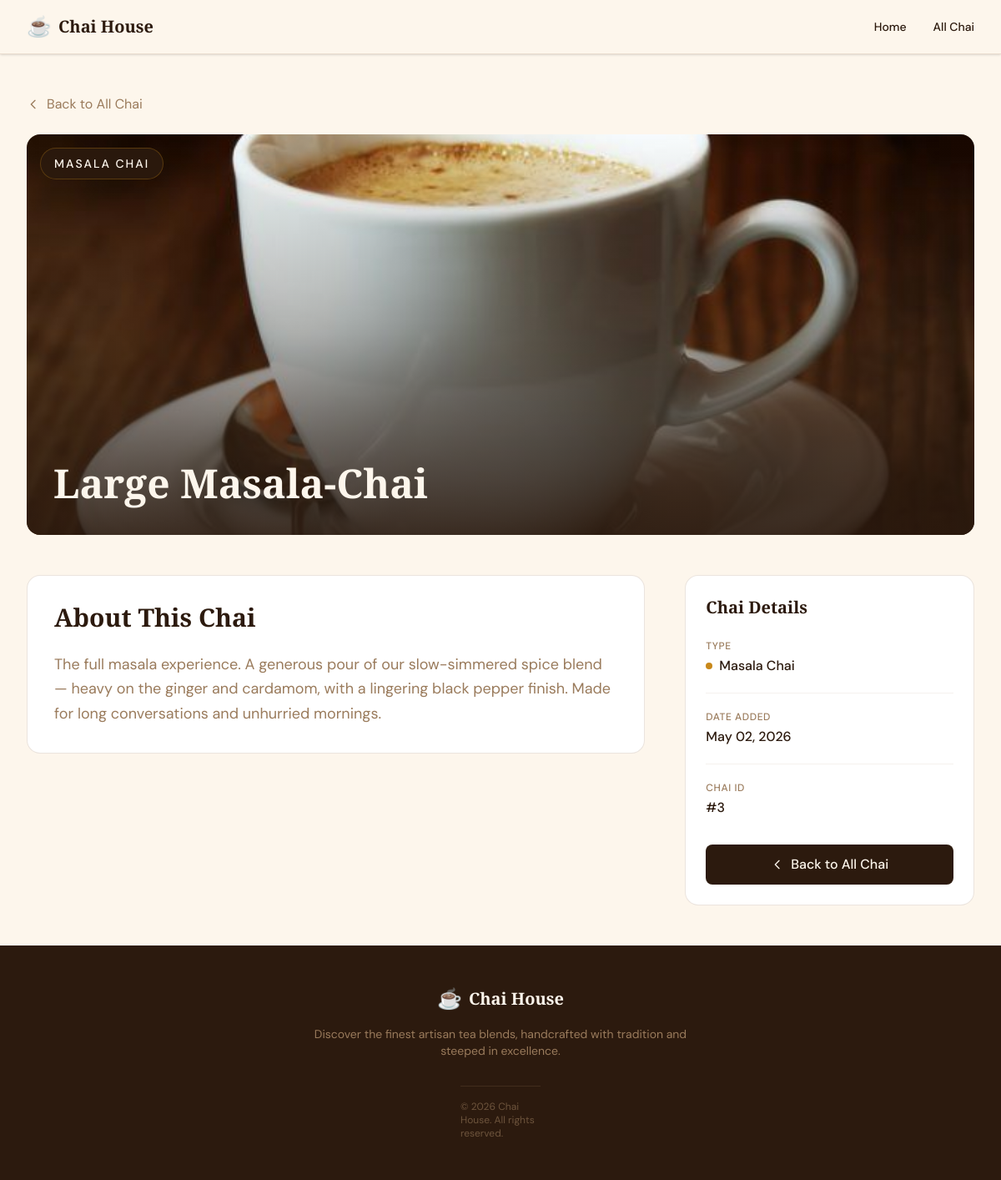
The page /chai/3/ on the database its author committed.
### chai/models.py (models this page shows, shortened)
class ChaiVarity(models.Model):
    CHAI_TYPE_CHOICES = [
        ('ML', 'Masala Chai'),
        ('GR', 'Ginger Chai'),
        ('CD', 'Cardamom Chai'),
        ('TS', 'Tulsi Chai'),
        ('LM', 'Lemon Chai'),
    ]
    name = models.CharField(max_length=100)
    image = models.ImageField(upload_to="chais/")
    date_added = models.DateTimeField(default=timezone.now)
    type = models.CharField(max_length=2, choices=CHAI_TYPE_CHOICES)
    description = models.TextField(blank=True)

### chai/views.py (the view)
# urls.py: path('<int:chai_id>/', views.chai_detail, name='chai_detail'),
def chai_detail(request, chai_id):
    chai = get_object_or_404(ChaiVarity, id=chai_id)
    return render(request, 'chai/chai_detail.html', {'chai': chai})

### chai/templates/chai/chai_detail.html (shortened to what this page needs)
{% extends "layout.html" %}
{% block content %}
<section class="max-w-7xl mx-auto px-4 sm:px-6 lg:px-8 py-8 md:py-12">
    <a href="{% url 'all_chai' %}"
       class="inline-flex items-center gap-2 text-chai-tan hover:text-chai-amber transition-colors duration-200 mb-6 group">
        <svg class="w-4 h-4 group-hover:-translate-x-1 transition-transform duration-200" fill="none" stroke="currentColor" viewBox="0 0 24 24">
            <path stroke-linecap="round" stroke-linejoin="round" stroke-width="2" d="M15 19l-7-7 7-7"/>
        </svg>
        Back to All Chai
    </a>
    <div class="relative rounded-2xl overflow-hidden mb-8 md:mb-12 max-h-[480px] bg-chai-light-tan">
        <img src="{{ chai.image.url }}"
             alt="{{ chai.name }}"
             class="w-full h-full object-cover min-h-[300px] max-h-[480px]">
        <div class="absolute inset-0 bg-gradient-to-t from-chai-deep/90 via-chai-deep/30 to-transparent"></div>
        <span class="absolute top-4 left-4 bg-chai-deep/90 backdrop-blur-sm text-chai-cream text-sm font-medium tracking-[0.14em] uppercase px-4 py-2 rounded-full border border-chai-amber/30">
            {{ chai.get_type_display }}
        </span>
        <div class="absolute bottom-0 left-0 right-0 p-6 md:p-8">
            <h1 class="font-playfair text-3xl md:text-4xl lg:text-5xl font-bold text-chai-cream leading-tight">
                {{ chai.name }}
            </h1>
        </div>
    </div>
    <div class="grid grid-cols-1 lg:grid-cols-12 gap-8 lg:gap-12">
        <div class="lg:col-span-8">
            <div class="bg-white rounded-2xl border border-chai-tan/20 p-6 md:p-8">
                <h2 class="font-playfair text-2xl md:text-3xl font-bold text-chai-deep mb-6">
                    About This Chai
                </h2>
                {% if chai.description %}
                <p class="text-chai-tan text-lg leading-relaxed">
                    {{ chai.description }}
                </p>
                {% endif %}
            </div>
        </div>
        <div class="lg:col-span-4">
            <div class="bg-white rounded-2xl border border-chai-tan/20 p-6 sticky top-24">
                <h3 class="font-playfair text-xl font-bold text-chai-deep mb-6">
                    Chai Details
                </h3>
                <dl class="space-y-5">
                    <div>
                        <dt class="text-xs text-chai-tan uppercase tracking-wider font-medium mb-1">
                            Type
                        </dt>
                        <dd class="text-chai-deep font-medium flex items-center gap-2">
                            <span class="w-2 h-2 bg-chai-amber rounded-full"></span>
                            {{ chai.get_type_display }}
                        </dd>
                    </div>
                    <div class="border-t border-chai-tan/10"></div>
                    <div>
                        <dt class="text-xs text-chai-tan uppercase tracking-wider font-medium mb-1">
                            Date Added
                        </dt>
                        <dd class="text-chai-deep font-medium">
                            {{ chai.date_added|date:"F d, Y" }}
                        </dd>
                    </div>
                    <div class="border-t border-chai-tan/10"></div>
                    <div>
                        <dt class="text-xs text-chai-tan uppercase tracking-wider font-medium mb-1">
                            Chai ID
                        </dt>
                        <dd class="text-chai-deep font-medium">
                            #{{ chai.id }}
                        </dd>
                    </div>
                </dl>
                <div class="mt-8">
                    <a href="{% url 'all_chai' %}"
                       class="flex items-center justify-center gap-2 w-full bg-chai-deep hover:bg-chai-deep/90 text-chai-cream font-medium px-6 py-3 rounded-lg transition-all duration-200 hover:shadow-lg hover:shadow-chai-deep/20 group">
                        <svg class="w-4 h-4 group-hover:-translate-x-1 transition-transform duration-200" fill="none" stroke="currentColor" viewBox="0 0 24 24">
                            <path stroke-linecap="round" stroke-linejoin="round" stroke-width="2" d="M15 19l-7-7 7-7"/>
                        </svg>
                        Back to All Chai
                    </a>
                </div>
            </div>
        </div>
    </div>
</section>
{% endblock %}

### rows shown on the page
ChaiVarity: image (picture), type "MASALA CHAI", name "Large Masala-Chai", description "The full masala experience. A generous pour of our slow-simmered spice blend — heavy on the ginger and cardamom, with a lingering black pepper finish. Made for long conversations and unhurried mornings.", type "Masala Chai", date_added "May 02, 2026", id "3"
